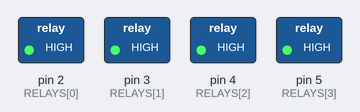
The sketch below on a simulated Arduino Uno, built with avr-gcc and run on an emulated ATmega328P. On the bench: switched loads named in the sketch (green lamp = pin HIGH).

Above: at 0.02 s.
At 2.5 s:
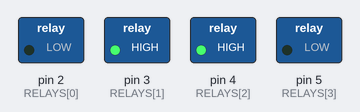
At 5.3 s:
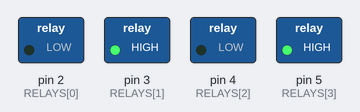
At 8.1 s:
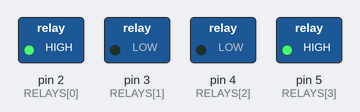
Timing chart, 0 to 14.6 s (numbered marks = the images above):
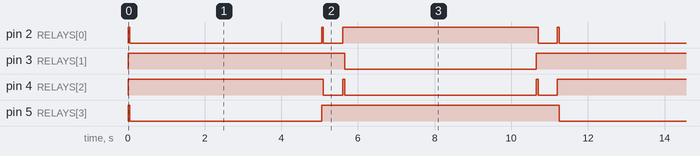

Measured:
- by itself, pin 2 (RELAYS[0]): repeats every 11.2 s: HIGH 0.05 s, LOW 0.50 s, HIGH 5.1 s, LOW 0.50 s, HIGH 0.05 s, LOW 5.0 s
- by itself, pin 3 (RELAYS[1]), pin 5 (RELAYS[3]): alternates HIGH for 6.2 s and LOW for 5.0 s
- by itself, pin 4 (RELAYS[2]): repeats every 11.2 s: HIGH 0.05 s, LOW 5.0 s, HIGH 0.05 s, LOW 0.50 s, HIGH 5.1 s, LOW 0.50 s

The sketch:

relay_reverser.ino
```cpp
// Arduino sketch that drives four active-LOW relay outputs to control motor direction (forward, reverse), implement a brake state, and demonstrate a timed forward/reverse cycle with dead-time between switching.
//
// Full tutorial: https://shillehtek.com/blogs/news/arduino-4-channel-relay-motor-reversing
// Parts used: https://shillehtek.com/products/4-channel-12v-relay-module
//             https://shillehtek.com/products/4-channel-5v-relay-module
//             https://shillehtek.com/products/shillehtek-l298n-motor-driver-controller-board
// More examples: https://github.com/shillehbean/shillehtek-examples
//

const int RELAYS[4] = {2, 3, 4, 5};   // REL1..REL4

void allOff() {
  for (int r : RELAYS) digitalWrite(r, HIGH);   // active LOW
}
void forward() {
  allOff(); delay(50);                          // dead-time
  digitalWrite(RELAYS[0], LOW);                 // REL1
  digitalWrite(RELAYS[3], LOW);                 // REL4
}
void reverse() {
  allOff(); delay(50);
  digitalWrite(RELAYS[1], LOW);                 // REL2
  digitalWrite(RELAYS[2], LOW);                 // REL3
}
void brake() {
  allOff(); delay(50);
  digitalWrite(RELAYS[0], LOW);                 // REL1
  digitalWrite(RELAYS[2], LOW);                 // REL3 (high side together)
}

void setup() {
  for (int r : RELAYS) {
    pinMode(r, OUTPUT);
    digitalWrite(r, HIGH);
  }
}
void loop() {
  forward();  delay(5000);
  brake();    delay(500);
  reverse();  delay(5000);
  brake();    delay(500);
}
```
